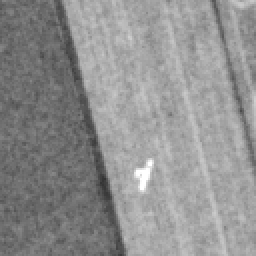
#> input picture train/reduced-dataset/train/positive/D3C1203-200146A043_a.tif-10176-5760.png, 128 x 128 px, given as the content of the folder synthetic-data, which was not available (shown 2 times larger)
$ python create_positives.py
#> lines starting #> are read from the running program, lines starting #| are printed output that depends on the picture; pictures that were not available may be replaced by others from this repository, and a replacement may not be noted
import cv2
import numpy as np
import random
import glob
import os

IMG_SIZE = 128 #size of image to be used by cnn
MAX_RANDOM = 200 #max random noise (max is 255)
BLUR_MASK = [3,4] #possible values for the blur mask

SLICED_IMAGE_FOLDER = "train-data/ukraine/pos" #folder of raw images to add mask to
OUTPUT_FOLDER = "train-data/ukraine" #this will be our final training data
POS_FRACTION = 0


#mask images folder
images = glob.glob("synthetic-data/*.png")

def rotate_image(image, angle):
    image_center = tuple(np.array(image.shape[1::-1]) / 2)
    rot_mat = cv2.getRotationMatrix2D(image_center, angle, 1.0)
    result = cv2.warpAffine(image, rot_mat, image.shape[1::-1], flags=cv2.INTER_LINEAR)
    return result

i=0
for fl in os.listdir(SLICED_IMAGE_FOLDER):
    randchoice = random.uniform(0,1)

    if randchoice > POS_FRACTION:

        try:
            random_mask = random.choice(images)

            mask = cv2.imread(random_mask)
#> mask is the input picture: shape (128, 128, 3); min 52, max 255, mean 144.2
            mask = mask[:,:,0]
#> mask: shape (128, 128)

            #add noise
            mask_shape = np.shape(mask)
#> mask_shape = (128, 128)
            mask_x = mask_shape[0]
#> mask_x = 128
            mask_y = mask_shape[1]
#> mask_y = 128
            random_noise = np.random.randint(MAX_RANDOM, size=mask_shape, dtype = np.uint8)
            mask = cv2.subtract(mask, random_noise)
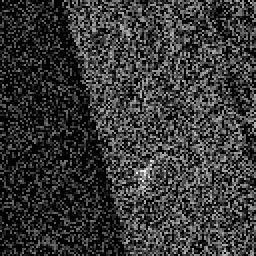
#> mask: shape (128, 128) (shown 2 times larger); min 0, max 252, mean 54.9

            #blur
            blurx = random.choice(BLUR_MASK)
            blury = random.choice(BLUR_MASK)
            mask = cv2.blur(mask,(3,3))
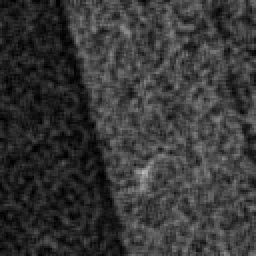
#> mask: shape (128, 128) (shown 2 times larger); min 0, max 192, mean 54.9

            #rotate
            mask = rotate_image(mask,random.randrange(0,360))
#> in rotate_image, `result = cv2.warpAffine(image, rot_mat, image.shape[1::-1], flags=cv2...`:
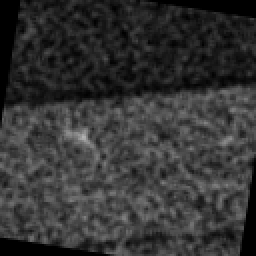
#> result: shape (128, 128) (shown 2 times larger); min 0, max 179, mean 51.8

            back = cv2.imread(SLICED_IMAGE_FOLDER + '/' + fl)
            back = back[:,:,0]

            #combine images
            #leave buffer around border for now
            x_placement = random.randint(0 + mask_x,IMG_SIZE - mask_x)
            y_placement = random.randint(0 + mask_y,IMG_SIZE - mask_y)

            combined = back.copy()
            combined[x_placement:x_placement+mask_x, y_placement:+y_placement+mask_y] = cv2.add(back[x_placement: x_placement+mask_x, y_placement: y_placement + mask_y] , mask)

            #combined = combined[:,:,0]

            cv2.imwrite(OUTPUT_FOLDER + '/' + 'positive/'+ fl, combined)
        except:
            print('issue with image' + fl)

    else:
        try:
            back = cv2.imread(SLICED_IMAGE_FOLDER + '/' + fl)
            back = back[:,:,0]
            cv2.imwrite(OUTPUT_FOLDER + '/' + 'negative/'+ fl, back)

        except:
            print('issue with image' + fl)

    i=i+1
    if i%1000==0:
        print(i)

$ run again, on train/reduced-dataset/train/positive/D3C1203-200146A043_a.tif-17536-11712.png
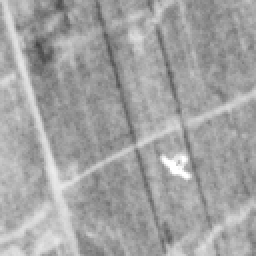
#> input picture train/reduced-dataset/train/positive/D3C1203-200146A043_a.tif-17536-11712.png, 128 x 128 px, given as the content of the folder synthetic-data, which was not available (shown 2 times larger)
#> mask is the input picture: shape (128, 128, 3); min 68, max 255, mean 163
#> `mask = cv2.blur(mask,(3,3))`:
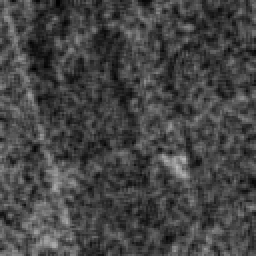
#> mask: shape (128, 128) (shown 2 times larger); min 0, max 186, mean 68
#> in rotate_image, `result = cv2.warpAffine(image, rot_mat, image.shape[1::-1], flags=cv2...`:
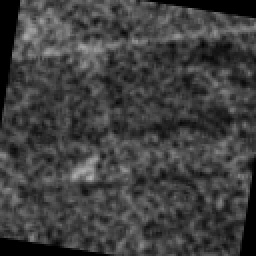
#> result: shape (128, 128) (shown 2 times larger); min 0, max 177, mean 63.1

$ run again, on train/reduced-dataset/train/positive/D3C1203-200146A043_a.tif-1920-23104.png
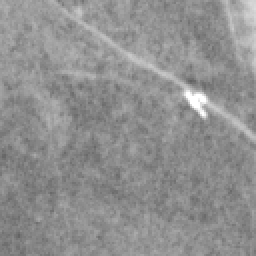
#> input picture train/reduced-dataset/train/positive/D3C1203-200146A043_a.tif-1920-23104.png, 128 x 128 px, given as the content of the folder synthetic-data, which was not available (shown 2 times larger)
#> mask is the input picture: shape (128, 128, 3); min 96, max 255, mean 144.1
#> `mask = cv2.blur(mask,(3,3))`:
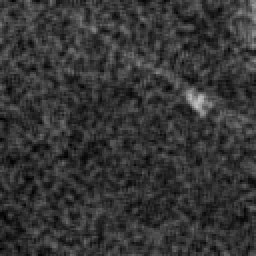
#> mask: shape (128, 128) (shown 2 times larger); min 0, max 195, mean 52.8
#> in rotate_image, `result = cv2.warpAffine(image, rot_mat, image.shape[1::-1], flags=cv2...`:
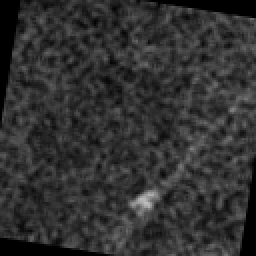
#> result: shape (128, 128) (shown 2 times larger); min 0, max 190, mean 48.8

$ run again, on train/reduced-dataset/train/positive/D3C1203-200146A043_a.tif-3648-31808.png
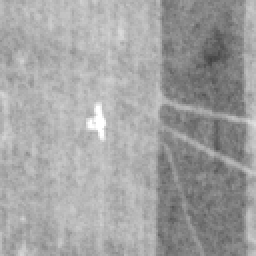
#> input picture train/reduced-dataset/train/positive/D3C1203-200146A043_a.tif-3648-31808.png, 128 x 128 px, given as the content of the folder synthetic-data, which was not available (shown 2 times larger)
#> mask is the input picture: shape (128, 128, 3); min 65, max 255, mean 161.9
#> `mask = cv2.blur(mask,(3,3))`:
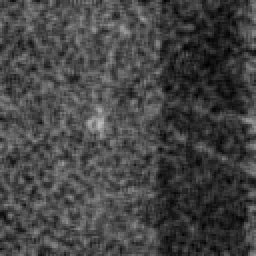
#> mask: shape (128, 128) (shown 2 times larger); min 1, max 188, mean 67.7
#> in rotate_image, `result = cv2.warpAffine(image, rot_mat, image.shape[1::-1], flags=cv2...`:
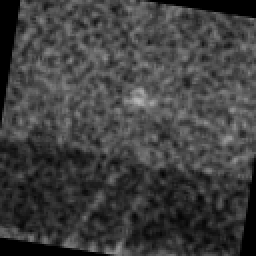
#> result: shape (128, 128) (shown 2 times larger); min 0, max 186, mean 62.9
